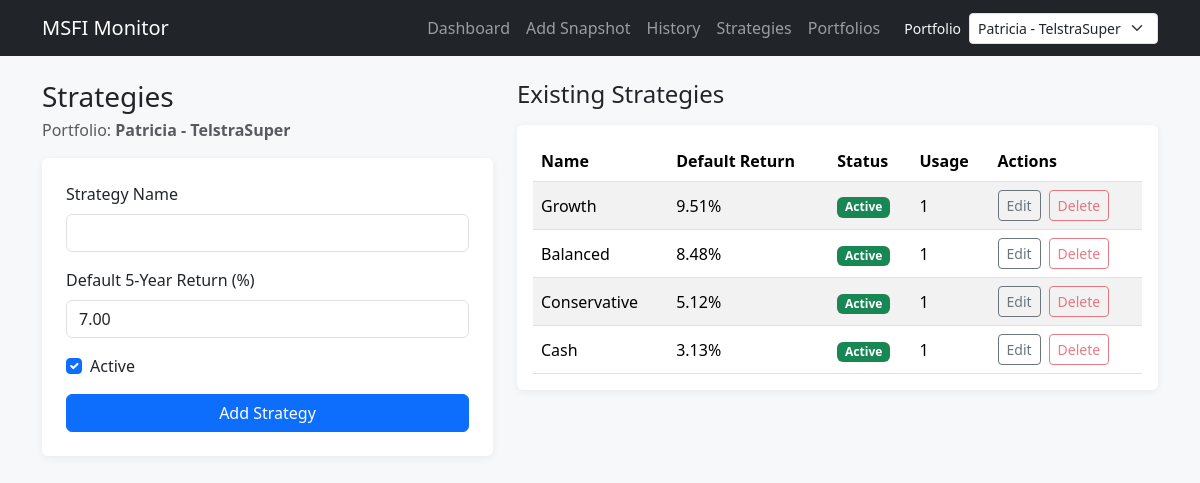
The app's page /portfolios/4/strategies with its own data.
### tables this page shows
CREATE TABLE portfolios (
            id INTEGER PRIMARY KEY AUTOINCREMENT,
            name TEXT NOT NULL UNIQUE,
            buffer_1_percent REAL NOT NULL,
            buffer_2_percent REAL NOT NULL,
            created_at TEXT NOT NULL DEFAULT CURRENT_TIMESTAMP
        );

CREATE TABLE strategies (
            id INTEGER PRIMARY KEY AUTOINCREMENT,
            portfolio_id INTEGER NOT NULL,
            name TEXT NOT NULL,
            default_return_5yr REAL NOT NULL,
            active_flag INTEGER NOT NULL DEFAULT 1,
            created_at TEXT NOT NULL DEFAULT CURRENT_TIMESTAMP,
            UNIQUE(portfolio_id, name),
            FOREIGN KEY (portfolio_id) REFERENCES portfolios(id) ON DELETE RESTRICT
        );

### app.py (the view, shortened to what this page needs)
    @app.route("/portfolios/<int:portfolio_id>/strategies", methods=["GET", "POST"])
    def strategies(portfolio_id: int):
        portfolio = get_portfolio_by_id(portfolio_id)
        if portfolio is None:
            abort(404)
        error = None
        form_data = _strategy_create_form_defaults()
        strategy_rows = get_strategies_by_portfolio(portfolio_id, include_inactive=True)
        usage_map = {int(s["id"]): strategy_usage_count(int(s["id"])) for s in strategy_rows}
        return render_template(
            "strategies.html",
            portfolio=portfolio,
            strategies=strategy_rows,
            strategy_usage=usage_map,
            error=error,
            form_data=form_data,
        )

### app.py (called while the page is built)
def _strategy_create_form_defaults() -> dict[str, str]:
    return {"name": "", "default_return_5yr_percent": "7.00", "active_flag": "1"}

### database.py (called while the page is built)
def get_db():
    if "db" not in g:
        app_config = g.get("app_config", current_app.config)
        database_path = app_config["DATABASE"]
        connection = sqlite3.connect(database_path)
        connection.row_factory = sqlite3.Row
        connection.execute("PRAGMA foreign_keys = ON")
        g.db = connection
    return g.db

### models.py (called while the page is built, shortened)
def get_all_portfolios():
    db = get_db()
    return db.execute("SELECT * FROM portfolios ORDER BY name ASC").fetchall()

def get_portfolio_by_id(portfolio_id: int):
    db = get_db()
    return db.execute("SELECT * FROM portfolios WHERE id = ?", (portfolio_id,)).fetchone()

def get_strategies_by_portfolio(portfolio_id: int, include_inactive: bool = False):
    db = get_db()
    if include_inactive:
        return db.execute(
            """
            SELECT *
            FROM strategies
            WHERE portfolio_id = ?
            ORDER BY id ASC
            """,
            (portfolio_id,),
        ).fetchall()

def strategy_usage_count(strategy_id: int) -> int:
    db = get_db()
    row = db.execute(
        """
        SELECT COUNT(*) AS cnt
        FROM snapshot_strategy_values
        WHERE strategy_id = ?
        """,
        (strategy_id,),
    ).fetchone()
    return int(row["cnt"])

### templates/strategies.html (shortened to what this page needs)
{% extends "base.html" %}
{% block content %}
<div class="row g-4">
    <div class="col-lg-5">
        <h1 class="h3 mb-1">Strategies</h1>
        <p class="text-muted mb-3">Portfolio: <strong>{{ portfolio["name"] }}</strong></p>
        <form method="post" class="card p-4">
            <div class="mb-3">
                <label class="form-label">Strategy Name</label>
                <input type="text" name="name" class="form-control" value="{{ form_data.get('name', '') }}" required>
            </div>
            <div class="mb-3">
                <label class="form-label">Default 5-Year Return (%)</label>
                <input type="number" step="0.01" name="default_return_5yr_percent" class="form-control" value="{{ form_data.get('default_return_5yr_percent', '7.00') }}" required>
            </div>
            <div class="form-check mb-3">
                <input class="form-check-input" type="checkbox" id="active_flag" name="active_flag" value="1" {% if form_data.get('active_flag', '1') == '1' %}checked{% endif %}>
                <label class="form-check-label" for="active_flag">Active</label>
            </div>
            <button class="btn btn-primary" type="submit">Add Strategy</button>
        </form>
    </div>
    <div class="col-lg-7">
        <h2 class="h4 mb-3">Existing Strategies</h2>
        <div class="card p-3">
            {% if strategies %}
            <div class="table-responsive">
                <table class="table table-striped align-middle mb-0">
                    <thead>
                    <tr>
                        <th>Name</th>
                        <th>Default Return</th>
                        <th>Status</th>
                        <th>Usage</th>
                        <th>Actions</th>
                    </tr>
                    </thead>
                    <tbody>
                    {% for strategy in strategies %}
                    <tr>
                        <td>{{ strategy["name"] }}</td>
                        <td>{{ "{:.2f}%".format(strategy["default_return_5yr"] * 100) }}</td>
                        <td>
                            {% if strategy["active_flag"] == 1 %}
                            <span class="badge bg-success">Active</span>
                            {% else %}
                            <span class="badge bg-secondary">Inactive</span>
                            {% endif %}
                        </td>
                        <td>{{ strategy_usage[strategy["id"]] }}</td>
                        <td class="d-flex gap-2">
                            <a class="btn btn-outline-secondary btn-sm" href="{{ url_for('edit_strategy', strategy_id=strategy['id']) }}">Edit</a>
                            <form method="post" action="{{ url_for('remove_strategy', strategy_id=strategy['id']) }}" onsubmit="return confirm('Delete this strategy?');">
                                <button type="submit" class="btn btn-outline-danger btn-sm" {% if strategy_usage[strategy['id']] > 0 %}disabled{% endif %}>Delete</button>
                            </form>
                        </td>
                    </tr>
                    {% endfor %}
                    </tbody>
                </table>
            </div>
            {% else %}
            <p class="mb-0">No strategies yet.</p>
            {% endif %}
        </div>
    </div>
</div>
{% endblock %}

### templates/base.html (style rules this page uses)
body { background-color: #f6f8fa; }
.card { border: 0; box-shadow: 0 0.125rem 0.5rem rgba(0, 0, 0, 0.06); }

### records on screen
portfolios: name "Patricia - TelstraSuper"
strategies: name "Growth", strategy['default_return_5yr']*100 "9.51%", shows "Active", active_flag "1"
strategies: name "Balanced", strategy['default_return_5yr']*100 "8.48%", shows "Active", active_flag "1"
strategies: name "Conservative", strategy['default_return_5yr']*100 "5.12%", shows "Active", active_flag "1"
strategies: name "Cash", strategy['default_return_5yr']*100 "3.13%", shows "Active", active_flag "1"

### other values on screen
form field value "Patricia - TelstraSuper"
